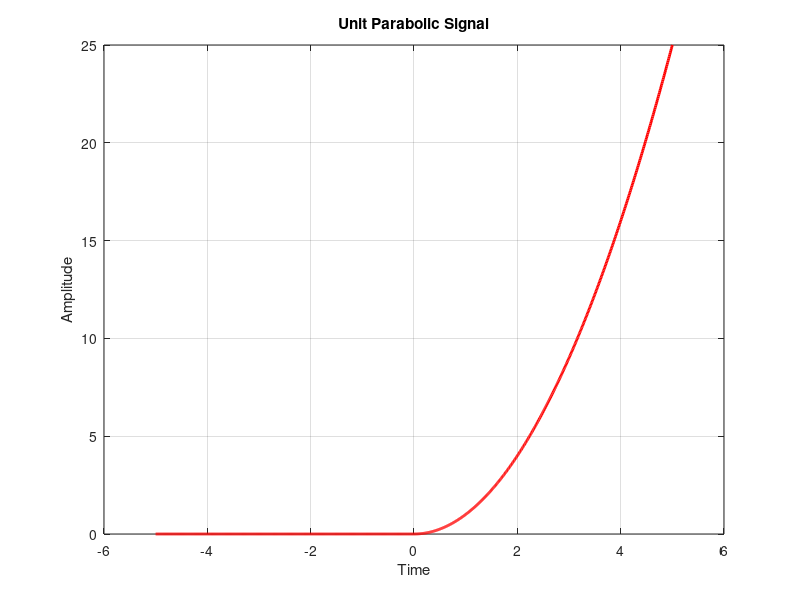

Here is the MATLAB script that generated this plot:
%unit parabolic
% Time values
t = -5:0.01:5;

% Create the unit parabolic signal
unit_parabolic = t.^2 .* (t >= 0);

% Plot the unit parabolic signal
plot(t, unit_parabolic, 'r', 'LineWidth', 2);
xlabel('Time');
ylabel('Amplitude');
title('Unit Parabolic Signal');
grid on;